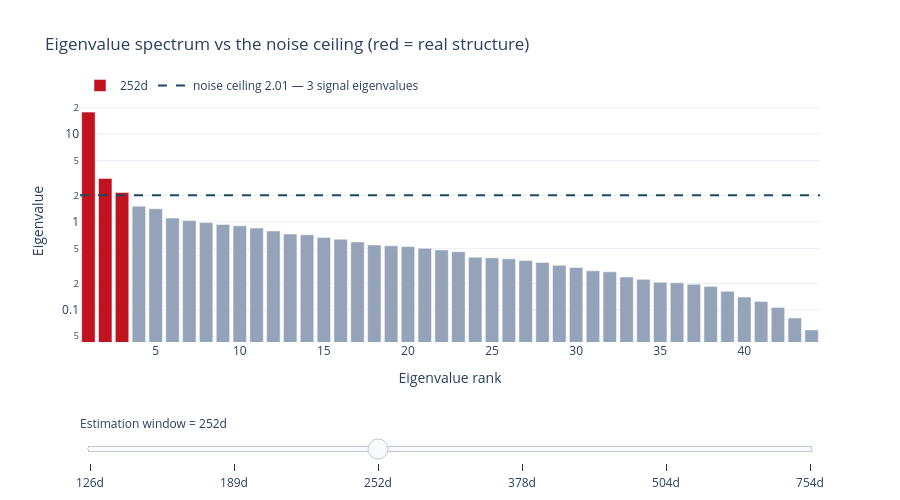

Source (notebook cell):
### Code cell
# Show the spectrum against the noise band, and let the student shrink the window.
windows = [126, 189, 252, 378, 504, 754]

fig = go.Figure()
for k, w in enumerate(windows):
    sub = train.iloc[-w:]
    e = np.linalg.eigvalsh(np.corrcoef(sub.values.T))[::-1]
    l_, h_ = mp_band(N, w)
    n_sig = int((e > h_).sum())
    fig.add_trace(go.Bar(x=np.arange(1, N+1), y=e, visible=(w == 252),
                         marker_color=["#c1121f" if v > h_ else "#94a3b8" for v in e],
                         name=f"{w}d", hovertemplate="eigenvalue %{y:.2f}<extra></extra>"))
    fig.add_trace(go.Scatter(x=[0.5, N+0.5], y=[h_, h_], mode="lines", visible=(w == 252),
                             line=dict(color=AIRM_COLOURS[0], width=2, dash="dash"),
                             name=f"noise ceiling {h_:.2f} — {n_sig} signal eigenvalues"))

steps = []
for k, w in enumerate(windows):
    vis = [False] * (2 * len(windows))
    vis[2*k] = vis[2*k+1] = True
    steps.append(dict(label=f"{w}d", method="update", args=[{"visible": vis}]))

fig.update_layout(
    title="Eigenvalue spectrum vs the noise ceiling (red = real structure)",
    template=AIRM_TEMPLATE, height=500, showlegend=True,
    xaxis_title="Eigenvalue rank", yaxis_title="Eigenvalue",
    yaxis_type="log", legend=dict(orientation="h", y=1.12),
    sliders=[dict(active=windows.index(252), pad=dict(t=70),
                  currentvalue=dict(prefix="Estimation window = "), steps=steps)])
fig.show()

print("Shorten the window and watch the noise ceiling rise as real factors sink beneath it.")
for w in windows:
    sub = train.iloc[-w:]
    e = np.linalg.eigvalsh(np.corrcoef(sub.values.T))[::-1]
    _, h_ = mp_band(N, w)
    print(f"  {w:4d} days (T/N = {w/N:4.1f}): ceiling {h_:.2f}, "
          f"{int((e > h_).sum())} signal eigenvalues of {N}")

### Figure 1 — Plotly figure (JSON) as saved in the notebook; plotly's stock layout.template omitted (floating-point values rounded to 4 significant figures)
{"data": [{"hovertemplate": "eigenvalue %{y:.2f}<extra></extra>", "marker": {"color": ["#c1121f", "#c1121f", "#94a3b8", "#94a3b8", "#94a3b8", "#94a3b8", "#94a3b8", "#94a3b8", "#94a3b8", "#94a3b8", "#94a3b8", "#94a3b8", "#94a3b8", "#94a3b8", "#94a3b8", "#94a3b8", "#94a3b8", "#94a3b8", "#94a3b8", "#94a3b8", "#94a3b8", "#94a3b8", "#94a3b8", "#94a3b8", "#94a3b8", "#94a3b8", "#94a3b8", "#94a3b8", "#94a3b8", "#94a3b8", "#94a3b8", "#94a3b8", "#94a3b8", "#94a3b8", "#94a3b8", "#94a3b8", "#94a3b8", "#94a3b8", "#94a3b8", "#94a3b8", "#94a3b8", "#94a3b8", "#94a3b8", "#94a3b8"]}, "name": "126d", "type": "bar", "visible": false, "x": [1, 2, 3, 4, 5, 6, 7, 8, 9, 10, 11, 12, 13, 14, 15, 16, 17, 18, 19, 20, 21, 22, 23, 24, 25, 26, 27, 28, 29, 30, 31, 32, 33, 34, 35, 36, 37, 38, 39, 40, 41, 42, 43, 44], "y": [20.67, 3.674, 1.944, 1.496, 1.313, 1.139, 1.077, 0.9737, 0.8682, 0.8013, 0.7666, 0.702, 0.6816, 0.6233, 0.5762, 0.5244, 0.4783, 0.4503, 0.4476, 0.4421, 0.3725, 0.363, 0.3193, 0.3088, 0.2893, 0.2673, 0.2529, 0.2484, 0.2133, 0.2009, 0.1833, 0.1623, 0.1521, 0.1455, 0.1371, 0.1294, 0.1239, 0.1115, 0.1016, 0.08257, 0.06847, 0.05441, 0.03487, 0.03065]}, {"line": {"color": "#1b4965", "dash": "dash", "width": 2}, "mode": "lines", "name": "noise ceiling 2.53 — 2 signal eigenvalues", "type": "scatter", "visible": false, "x": [0.5, 44.5], "y": [2.531, 2.531]}, {"hovertemplate": "eigenvalue %{y:.2f}<extra></extra>", "marker": {"color": ["#c1121f", "#c1121f", "#94a3b8", "#94a3b8", "#94a3b8", "#94a3b8", "#94a3b8", "#94a3b8", "#94a3b8", "#94a3b8", "#94a3b8", "#94a3b8", "#94a3b8", "#94a3b8", "#94a3b8", "#94a3b8", "#94a3b8", "#94a3b8", "#94a3b8", "#94a3b8", "#94a3b8", "#94a3b8", "#94a3b8", "#94a3b8", "#94a3b8", "#94a3b8", "#94a3b8", "#94a3b8", "#94a3b8", "#94a3b8", "#94a3b8", "#94a3b8", "#94a3b8", "#94a3b8", "#94a3b8", "#94a3b8", "#94a3b8", "#94a3b8", "#94a3b8", "#94a3b8", "#94a3b8", "#94a3b8", "#94a3b8", "#94a3b8"]}, "name": "189d", "type": "bar", "visible": false, "x": [1, 2, 3, 4, 5, 6, 7, 8, 9, 10, 11, 12, 13, 14, 15, 16, 17, 18, 19, 20, 21, 22, 23, 24, 25, 26, 27, 28, 29, 30, 31, 32, 33, 34, 35, 36, 37, 38, 39, 40, 41, 42, 43, 44], "y": [18.94, 3.351, 2.092, 1.547, 1.373, 1.123, 1.043, 0.9858, 0.9284, 0.893, 0.7804, 0.7649, 0.7367, 0.6616, 0.6205, 0.6146, 0.5501, 0.516, 0.5051, 0.4853, 0.4532, 0.43, 0.4081, 0.3603, 0.3472, 0.3186, 0.3079, 0.2964, 0.2881, 0.2656, 0.2443, 0.233, 0.2, 0.1851, 0.1793, 0.1678, 0.1628, 0.145, 0.119, 0.1102, 0.09668, 0.07623, 0.05036, 0.0435]}, {"line": {"color": "#1b4965", "dash": "dash", "width": 2}, "mode": "lines", "name": "noise ceiling 2.20 — 2 signal eigenvalues", "type": "scatter", "visible": false, "x": [0.5, 44.5], "y": [2.198, 2.198]}, {"hovertemplate": "eigenvalue %{y:.2f}<extra></extra>", "marker": {"color": ["#c1121f", "#c1121f", "#c1121f", "#94a3b8", "#94a3b8", "#94a3b8", "#94a3b8", "#94a3b8", "#94a3b8", "#94a3b8", "#94a3b8", "#94a3b8", "#94a3b8", "#94a3b8", "#94a3b8", "#94a3b8", "#94a3b8", "#94a3b8", "#94a3b8", "#94a3b8", "#94a3b8", "#94a3b8", "#94a3b8", "#94a3b8", "#94a3b8", "#94a3b8", "#94a3b8", "#94a3b8", "#94a3b8", "#94a3b8", "#94a3b8", "#94a3b8", "#94a3b8", "#94a3b8", "#94a3b8", "#94a3b8", "#94a3b8", "#94a3b8", "#94a3b8", "#94a3b8", "#94a3b8", "#94a3b8", "#94a3b8", "#94a3b8"]}, "name": "252d", "type": "bar", "visible": true, "x": [1, 2, 3, 4, 5, 6, 7, 8, 9, 10, 11, 12, 13, 14, 15, 16, 17, 18, 19, 20, 21, 22, 23, 24, 25, 26, 27, 28, 29, 30, 31, 32, 33, 34, 35, 36, 37, 38, 39, 40, 41, 42, 43, 44], "y": [17.79, 3.13, 2.162, 1.514, 1.416, 1.11, 1.036, 0.9835, 0.9383, 0.9049, 0.8525, 0.791, 0.7284, 0.7157, 0.6673, 0.6363, 0.5923, 0.547, 0.5359, 0.5257, 0.5016, 0.4812, 0.4591, 0.3981, 0.391, 0.3806, 0.3643, 0.3466, 0.3217, 0.3035, 0.2787, 0.2713, 0.2364, 0.2224, 0.206, 0.203, 0.1956, 0.185, 0.1627, 0.1399, 0.1248, 0.1067, 0.08093, 0.05918]}, {"line": {"color": "#1b4965", "dash": "dash", "width": 2}, "mode": "lines", "name": "noise ceiling 2.01 — 3 signal eigenvalues", "type": "scatter", "visible": true, "x": [0.5, 44.5], "y": [2.01, 2.01]}, {"hovertemplate": "eigenvalue %{y:.2f}<extra></extra>", "marker": {"color": ["#c1121f", "#c1121f", "#c1121f", "#94a3b8", "#94a3b8", "#94a3b8", "#94a3b8", "#94a3b8", "#94a3b8", "#94a3b8", "#94a3b8", "#94a3b8", "#94a3b8", "#94a3b8", "#94a3b8", "#94a3b8", "#94a3b8", "#94a3b8", "#94a3b8", "#94a3b8", "#94a3b8", "#94a3b8", "#94a3b8", "#94a3b8", "#94a3b8", "#94a3b8", "#94a3b8", "#94a3b8", "#94a3b8", "#94a3b8", "#94a3b8", "#94a3b8", "#94a3b8", "#94a3b8", "#94a3b8", "#94a3b8", "#94a3b8", "#94a3b8", "#94a3b8", "#94a3b8", "#94a3b8", "#94a3b8", "#94a3b8", "#94a3b8"]}, "name": "378d", "type": "bar", "visible": false, "x": [1, 2, 3, 4, 5, 6, 7, 8, 9, 10, 11, 12, 13, 14, 15, 16, 17, 18, 19, 20, 21, 22, 23, 24, 25, 26, 27, 28, 29, 30, 31, 32, 33, 34, 35, 36, 37, 38, 39, 40, 41, 42, 43, 44], "y": [16.51, 2.934, 2.213, 1.488, 1.396, 1.186, 1.082, 0.9916, 0.9764, 0.958, 0.8938, 0.8316, 0.7506, 0.739, 0.7044, 0.6626, 0.6283, 0.5959, 0.5686, 0.5496, 0.5194, 0.5067, 0.4831, 0.4586, 0.4483, 0.4269, 0.392, 0.3862, 0.3753, 0.3457, 0.3321, 0.3244, 0.2905, 0.2733, 0.2469, 0.2366, 0.2341, 0.2204, 0.1927, 0.1755, 0.1624, 0.1378, 0.09402, 0.07417]}, {"line": {"color": "#1b4965", "dash": "dash", "width": 2}, "mode": "lines", "name": "noise ceiling 1.80 — 3 signal eigenvalues", "type": "scatter", "visible": false, "x": [0.5, 44.5], "y": [1.799, 1.799]}, {"hovertemplate": "eigenvalue %{y:.2f}<extra></extra>", "marker": {"color": ["#c1121f", "#c1121f", "#c1121f", "#94a3b8", "#94a3b8", "#94a3b8", "#94a3b8", "#94a3b8", "#94a3b8", "#94a3b8", "#94a3b8", "#94a3b8", "#94a3b8", "#94a3b8", "#94a3b8", "#94a3b8", "#94a3b8", "#94a3b8", "#94a3b8", "#94a3b8", "#94a3b8", "#94a3b8", "#94a3b8", "#94a3b8", "#94a3b8", "#94a3b8", "#94a3b8", "#94a3b8", "#94a3b8", "#94a3b8", "#94a3b8", "#94a3b8", "#94a3b8", "#94a3b8", "#94a3b8", "#94a3b8", "#94a3b8", "#94a3b8", "#94a3b8", "#94a3b8", "#94a3b8", "#94a3b8", "#94a3b8", "#94a3b8"]}, "name": "504d", "type": "bar", "visible": false, "x": [1, 2, 3, 4, 5, 6, 7, 8, 9, 10, 11, 12, 13, 14, 15, 16, 17, 18, 19, 20, 21, 22, 23, 24, 25, 26, 27, 28, 29, 30, 31, 32, 33, 34, 35, 36, 37, 38, 39, 40, 41, 42, 43, 44], "y": [15.57, 2.771, 2.331, 1.484, 1.365, 1.131, 1.1, 1.006, 0.9631, 0.9586, 0.8854, 0.8607, 0.7871, 0.7729, 0.7566, 0.6818, 0.6591, 0.6406, 0.5978, 0.585, 0.5403, 0.5357, 0.5091, 0.4898, 0.4762, 0.4518, 0.4274, 0.4191, 0.4135, 0.3792, 0.3584, 0.3521, 0.3268, 0.3088, 0.2871, 0.2791, 0.2716, 0.2455, 0.234, 0.1956, 0.1883, 0.1662, 0.1234, 0.1154]}, {"line": {"color": "#1b4965", "dash": "dash", "width": 2}, "mode": "lines", "name": "noise ceiling 1.68 — 3 signal eigenvalues", "type": "scatter", "visible": false, "x": [0.5, 44.5], "y": [1.678, 1.678]}, {"hovertemplate": "eigenvalue %{y:.2f}<extra></extra>", "marker": {"color": ["#c1121f", "#c1121f", "#c1121f", "#94a3b8", "#94a3b8", "#94a3b8", "#94a3b8", "#94a3b8", "#94a3b8", "#94a3b8", "#94a3b8", "#94a3b8", "#94a3b8", "#94a3b8", "#94a3b8", "#94a3b8", "#94a3b8", "#94a3b8", "#94a3b8", "#94a3b8", "#94a3b8", "#94a3b8", "#94a3b8", "#94a3b8", "#94a3b8", "#94a3b8", "#94a3b8", "#94a3b8", "#94a3b8", "#94a3b8", "#94a3b8", "#94a3b8", "#94a3b8", "#94a3b8", "#94a3b8", "#94a3b8", "#94a3b8", "#94a3b8", "#94a3b8", "#94a3b8", "#94a3b8", "#94a3b8", "#94a3b8", "#94a3b8"]}, "name": "754d", "type": "bar", "visible": false, "x": [1, 2, 3, 4, 5, 6, 7, 8, 9, 10, 11, 12, 13, 14, 15, 16, 17, 18, 19, 20, 21, 22, 23, 24, 25, 26, 27, 28, 29, 30, 31, 32, 33, 34, 35, 36, 37, 38, 39, 40, 41, 42, 43, 44], "y": [14.96, 2.474, 2.331, 1.402, 1.295, 1.13, 1.064, 1.006, 0.9597, 0.9423, 0.8735, 0.8682, 0.8122, 0.7998, 0.7738, 0.7334, 0.6959, 0.6756, 0.6226, 0.6209, 0.568, 0.5515, 0.5349, 0.5236, 0.506, 0.4981, 0.4823, 0.4644, 0.4411, 0.4342, 0.4068, 0.3915, 0.3702, 0.3303, 0.3212, 0.3097, 0.2999, 0.2703, 0.2653, 0.2364, 0.2241, 0.2143, 0.1727, 0.1414]}, {"line": {"color": "#1b4965", "dash": "dash", "width": 2}, "mode": "lines", "name": "noise ceiling 1.54 — 3 signal eigenvalues", "type": "scatter", "visible": false, "x": [0.5, 44.5], "y": [1.541, 1.541]}], "layout": {"height": 500, "legend": {"orientation": "h", "y": 1.12}, "showlegend": true, "sliders": [{"active": 2, "currentvalue": {"prefix": "Estimation window = "}, "pad": {"t": 70}, "steps": [{"args": [{"visible": [true, true, false, false, false, false, false, false, false, false, false, false]}], "label": "126d", "method": "update"}, {"args": [{"visible": [false, false, true, true, false, false, false, false, false, false, false, false]}], "label": "189d", "method": "update"}, {"args": [{"visible": [false, false, false, false, true, true, false, false, false, false, false, false]}], "label": "252d", "method": "update"}, {"args": [{"visible": [false, false, false, false, false, false, true, true, false, false, false, false]}], "label": "378d", "method": "update"}, {"args": [{"visible": [false, false, false, false, false, false, false, false, true, true, false, false]}], "label": "504d", "method": "update"}, {"args": [{"visible": [false, false, false, false, false, false, false, false, false, false, true, true]}], "label": "754d", "method": "update"}]}], "title": {"text": "Eigenvalue spectrum vs the noise ceiling (red = real structure)"}, "xaxis": {"title": {"text": "Eigenvalue rank"}}, "yaxis": {"title": {"text": "Eigenvalue"}, "type": "log"}}}
